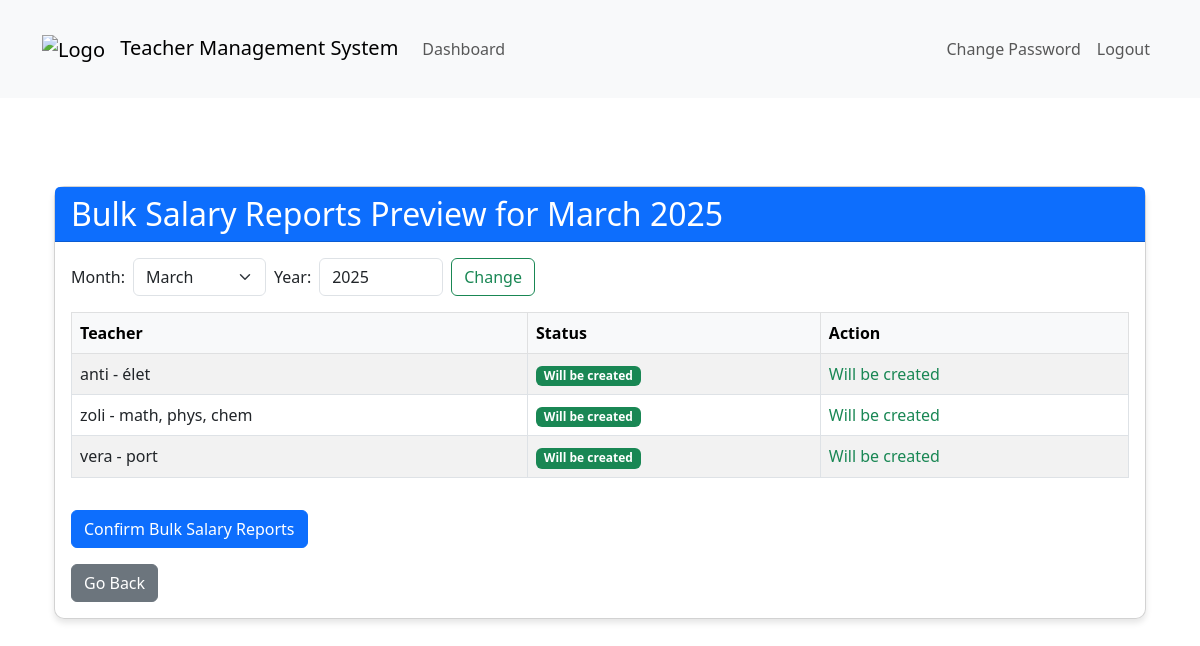
Before: /dashboard/dashboard/superuser/salary-reports-bulk/ (signed in) with the older database file.
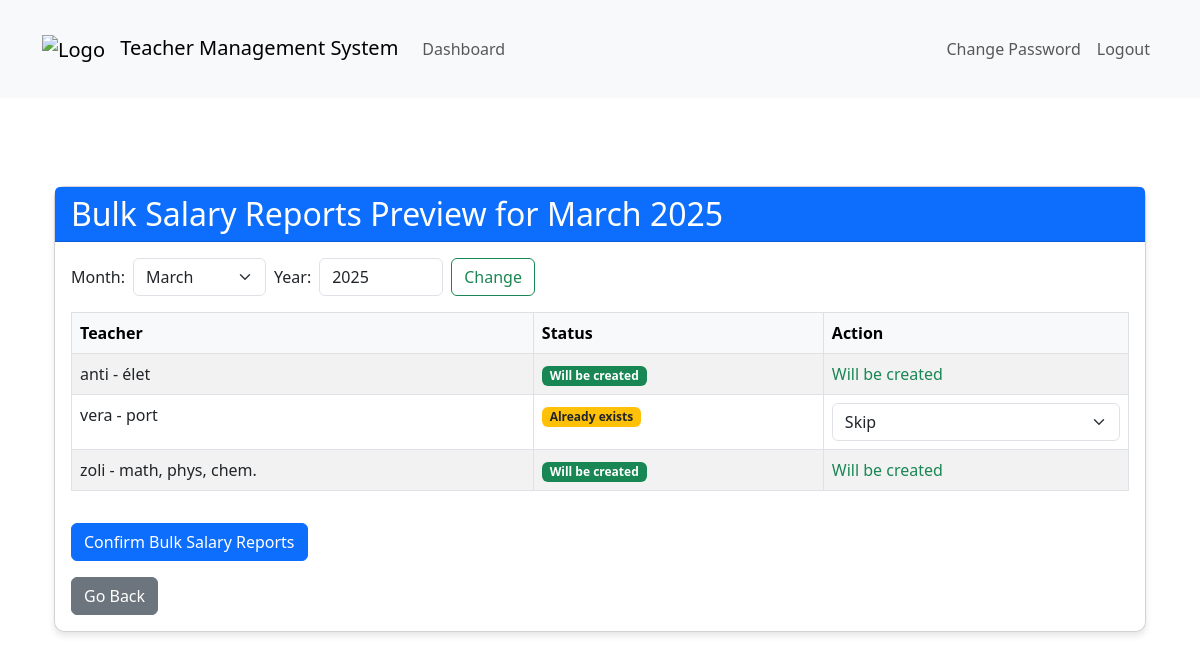
After: the same page with the newer database file.
### teachers_app/models.py (models this page shows)
class Teacher(models.Model):
    user = models.OneToOneField(CustomUser, on_delete=models.CASCADE)
    subjects = models.CharField(max_length=200, blank=True, help_text="Optional: List of subjects taught")
    def __str__(self):
        return f"{self.user.username} - {self.subjects}" if self.subjects else self.user.username

class CustomUser(AbstractUser):
    is_student   = models.BooleanField(default=False)
    is_teacher = models.BooleanField(default=False)
    is_inspector = models.BooleanField(default=False)

### teachers_app/salary_views.py (the view, shortened to what this page needs)
# urls.py: path('dashboard/superuser/salary-reports-bulk/', salary_views.salary_reports_bulk, name='salary_reports_bulk'),
@login_required
@user_passes_test(lambda u: u.is_inspector, login_url=None)
def salary_reports_bulk(request):
    today = timezone.now().date()
    default_month = (today.replace(day=1) - relativedelta(months=1))
    month = int(request.GET.get('month', default_month.month))
    year = int(request.GET.get('year', default_month.year))
    month_start = timezone.make_aware(timezone.datetime(year, month, 1))
    if month == 12:
        month_end = timezone.make_aware(timezone.datetime(year + 1, 1, 1))
    else:
        month_end = timezone.make_aware(timezone.datetime(year, month + 1, 1))
    month_end = month_end - timezone.timedelta(microseconds=1)
    teachers = Teacher.objects.all()
    preview_data = []
    for teacher in teachers:
        report = SalaryReport.objects.filter(teacher=teacher, start_date=month_start, end_date=month_end, is_deleted=False).first()
        is_paid = getattr(report, 'is_paid', False) if report else False
        preview_data.append({
            'teacher': teacher,
            'report': report,
            'already_exists': bool(report),
            'paid': is_paid,
        })
    months = [
        {'value': i, 'name': calendar.month_name[i]} for i in range(1, 13)
    ]
    return render(request, 'superuser/salary_reports_bulk_preview.html', {
        'preview_data': preview_data,
        'month': month,
        'year': year,
        'month_name': calendar.month_name[month],
        'months': months,
    })

### templates/superuser/salary_reports_bulk_preview.html (shortened to what this page needs)
{% extends 'base.html' %}
{% block content %}
<div class="container mt-4">
    <div class="card">
        <div class="card-header bg-primary text-white">
            <h2 class="mb-0">Bulk Salary Reports Preview for {{ month_name }} {{ year }}</h2>
        </div>
        <div class="card-body">
            <form method="get" class="row g-2 mb-3">
                <div class="col-auto">
                    <label for="month" class="col-form-label">Month:</label>
                </div>
                <div class="col-auto">
                    <select name="month" id="month" class="form-select">
                        {% for m in months %}
                        <option value="{{ m.value }}" {% if m.value == month %}selected{% endif %}>{{ m.name }}</option>
                        {% endfor %}
                    </select>
                </div>
                <div class="col-auto">
                    <label for="year" class="col-form-label">Year:</label>
                </div>
                <div class="col-auto">
                    <input type="number" name="year" id="year" class="form-control" value="{{ year }}" min="2000" max="2100">
                </div>
                <div class="col-auto">
                    <button type="submit" class="btn btn-outline-success">Change</button>
                </div>
            </form>
            <form method="post">
                <table class="table table-bordered table-striped mt-3">
                    <thead class="table-light">
                        <tr>
                            <th>Teacher</th>
                            <th>Status</th>
                            <th>Action</th>
                        </tr>
                    </thead>
                    <tbody>
                        {% for item in preview_data %}
                        <tr>
                            <td>{{ item.teacher }}</td>
                            <td>
                                {% if not item.already_exists %}
                                    <span class="badge bg-success">Will be created</span>
                                {% else %}
                                    <span class="badge bg-warning text-dark">Already exists{% if item.paid %}, Paid{% endif %}</span>
                                {% endif %}
                            </td>
                            <td>
                                {% if not item.already_exists %}
                                    <span class="text-success">Will be created</span>
                                {% else %}
                                    {% if item.paid %}
                                        <select name="action_{{ item.teacher.id }}" class="form-select">
                                            <option value="skip" selected>Skip</option>
                                            <option value="update">Update (Paid!)</option>
                                        </select>
                                    {% else %}
                                        <select name="action_{{ item.teacher.id }}" class="form-select">
                                            <option value="skip" selected>Skip</option>
                                        </select>
                                    {% endif %}
                                {% endif %}
                            </td>
                        </tr>
                        {% endfor %}
                    </tbody>
                </table>
                <button type="submit" class="btn btn-primary mt-3">Confirm Bulk Salary Reports</button>
            </form>
            <a href="{% url 'dashboard' %}" class="btn btn-secondary mt-3">Go Back</a>
        </div>
    </div>
</div>
{% endblock %}

Changed rows visible on the page:
removed Teacher: teacher "zoli - math, phys, chem", shows "Will be created"
shown differently, row unchanged: Teacher "vera - port": id (not shown) → "Skip"; text "Will be created Will be created" → "Already exists"
added Teacher: teacher "zoli - math, phys, chem.", shows "Will be created"
